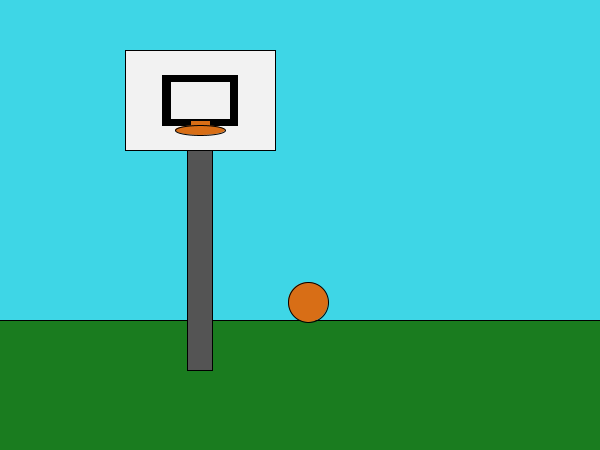
Frame 1 (no input)
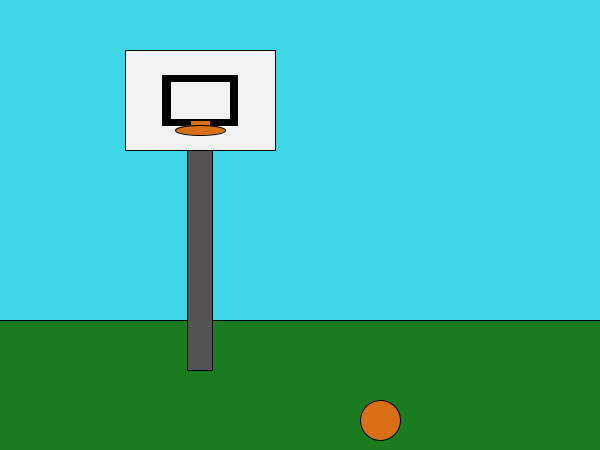
Frame 60 (the mouse pressed at the canvas centre just before this capture)
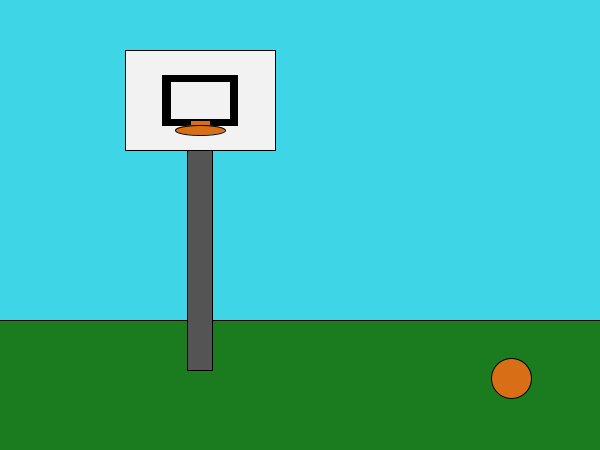
Frame 120 (the mouse held since frame 60 and released just before this capture)

The Processing sketch that drew these frames (run headless with seeded random() and noise(); from frame 60 on, the mouse is pressed at the canvas centre):

// Processing sketch: processing_183256
// ── processing_183256.pde

float posicioX = 300;
float posicioY = 300;
float velocitatX = 8;
float velocitatY = 2;
float velocitat = 5;
int sz = 40;


void setup(){
 size(600,450); 
 fill(255,100,100);
 rectMode(CENTER);
 }

void draw(){
  background(62,214,230);
  fill(26,124,31);
  rect(0,420,1200,200);
  posicioX = posicioX + velocitatX;
  posicioY = posicioY + velocitatY;
  if (posicioX + sz/2 >= width||posicioX - sz/2 <= 0) {
    velocitatX = -velocitatX;
  }
  
  if (posicioY + sz/2 >= height||posicioY - sz/2 <= 0) {
    velocitatY = -velocitatY;
  }
  
  fill(84,84,84);
  rect(200,220,25,300);
  
  fill(242,242,242);
  rect(200,100,150,100);
  
  fill(0);
  rect(200,100,75,50);
  
  fill(242,242,242);
  rect(200,100,60,38);
  
  fill(216,110,22);
  rect(200,125,20,10);
  ellipse(200,130,50,10);
    
  

  fill(216,110,22);
  ellipse (posicioX, posicioY, sz, sz);


}

void mousePressed() {
  velocitatX = random (-20,20);
  velocitatY = random (-20,20);
  posicioX = mouseX;
  posicioY = mouseY;
}
